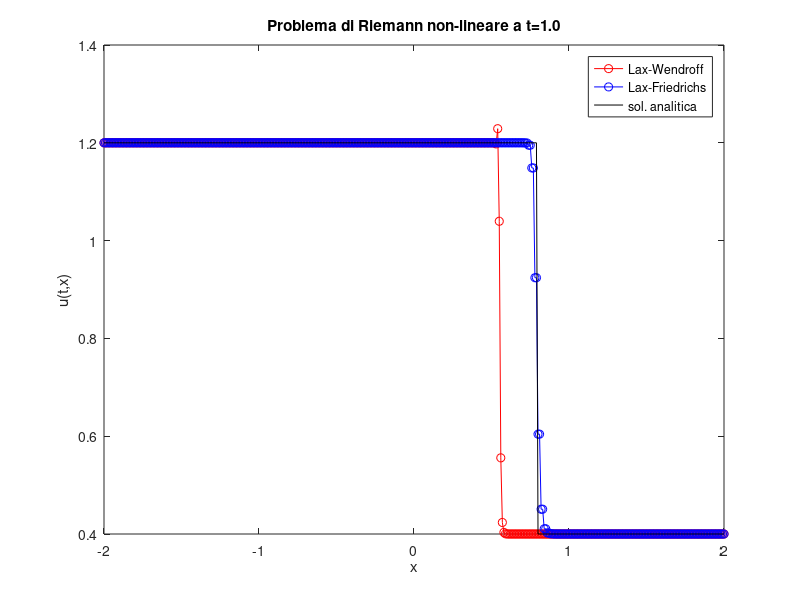

MATLAB code to generate this figure:
clear all
close all

%% Risoluzione del problema di Riemann non-lineare con dato iniziale discontinuo
%% utilizzando lax-wendroff prima e lax-friedrichs conservativo poi
%% L'utente fornisce l'ampiezza del passo h, e il numero CFL. Il passo k nel tempo viene
%% quindi scelto di conseguenza.

h=0.01; tf=1;
sx=-2;dx=2;
mx=floor((dx-sx)/h);
xx=linspace(sx,dx,mx+1);
u0=@(x) 1.2*(x<0) + 0.4*(x>=0);
S=0.5*(1.2+0.4); %Speed dell'onda d'urto
CFL=0.9;
k=(CFL*h)/max(u0(xx)); %time steps, massimo della velocità iniziale=(tf)/k;
U=zeros(2,mx+1); %prima riga lax wendroff, seconda riga lax friedrichs

U=[u0(xx);u0(xx)];
f=@(u)0.5*u.^2;


    t=0; 
while (t+k)<tf
    %lax-Wendroff.
    U(1,2:end-1)= U(1,2:end-1)-0.5*(k/h)*U(1,2:end-1).*(U(1,3:end)-U(1,1:end-2))+...
        0.5*((k/h)^2)*(U(1,2:end-1).^2).*(U(1,3:end)-2*U(1,2:end-1)+U(1,1:end-2));    
    U(1,1)=U(1,2);U(1,end)=U(1,end-1);
    %lax-Friedrichs
    U(2,2:end-1)=0.5*(U(2,3:end) + U(2,1:end-2)) - (k/(2*h))*(f(U(2,3:end)) - f(U(2,1:end-2)));
    U(2,1)=U(2,2);U(2,mx+1)=U(2,mx);
    k=(CFL*h)/max(U(1,:));
    t=t+k;
    plot(xx,U(1,:),'r-o',xx,U(2,:),'b-o',xx,1.2*(xx-S*t<0)+0.4*(xx-S*t>0),'k')
    xlabel('x')
    ylabel('u(t,x)')
    title(sprintf('Problema di Riemann non-lineare a t=%0.1f',t));
    legend('Lax-Wendroff','Lax-Friedrichs','sol. analitica')
    pause(0.01)
end
